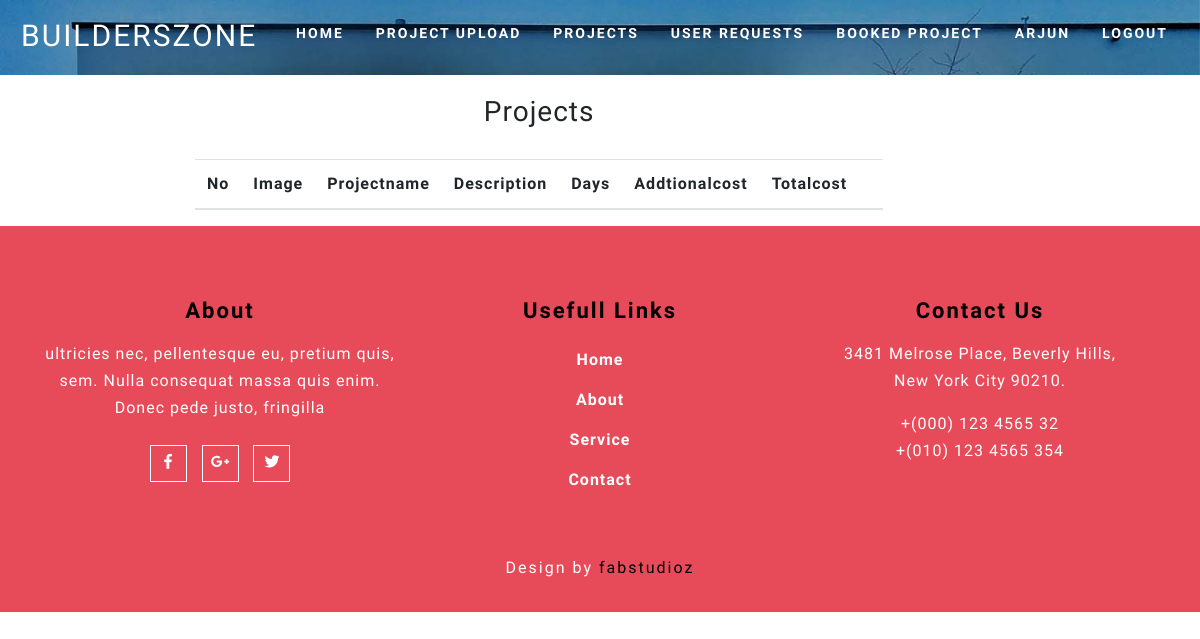
Page /aprojectsview (signed in) on the earlier database version.
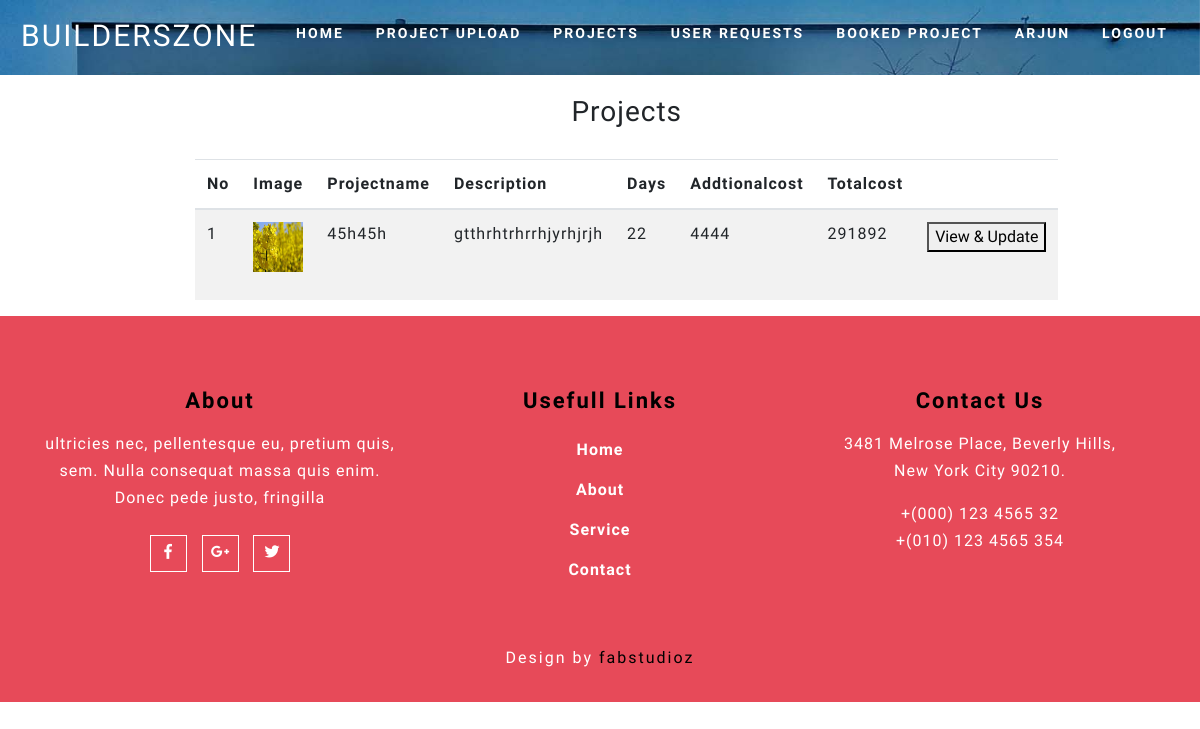
Same page on the later database version.
### builderszone/models.py (models this page shows)
class Project(db.Model):
    id = db.Column(db.Integer, primary_key=True)
    owner = db.Column(db.String(200))
    name = db.Column(db.String(20))
    desc = db.Column(db.String(50))
    numemp = db.Column(db.String(200))
    empcost = db.Column(db.String(200))
    empcost1 = db.Column(db.String(200))
    days = db.Column(db.String(200))
    matcost = db.Column(db.String(200))
    mat1 = db.Column(db.String(200),nullable=False)
    mat2 = db.Column(db.String(200),nullable=False)
    mat3 = db.Column(db.String(200),nullable=False)
    mat4 = db.Column(db.String(200),nullable=False)
    mat5 = db.Column(db.String(200),nullable=False)
    mat6 = db.Column(db.String(200),nullable=False)
    mat7 = db.Column(db.String(200),nullable=False)
    mat8 = db.Column(db.String(200),nullable=False)
    mat9 = db.Column(db.String(200),nullable=False)
    mat10 = db.Column(db.String(200),nullable=False)
    mat1q = db.Column(db.String(200),nullable=False)
    mat2q= db.Column(db.String(200),nullable=False)
    mat3q = db.Column(db.String(200),nullable=False)
    mat4q= db.Column(db.String(200),nullable=False)
    mat5q= db.Column(db.String(200),nullable=False)
    mat6q= db.Column(db.String(200),nullable=False)
    mat7q= db.Column(db.String(200),nullable=False)
    mat8q= db.Column(db.String(200),nullable=False)
    mat9q= db.Column(db.String(200),nullable=False)
    mat10q= db.Column(db.String(200),nullable=False)
    addcost  = db.Column(db.String(200),nullable=False)
    totalcost = db.Column(db.String(20),nullable=False)
    image = db.Column(db.String(20),nullable=False,default= 'default.jpg')

### builderszone/routes.py (the view)
@app.route('/aprojectsview')
def aprojectsview():
    project=Project.query.filter_by(owner=current_user.username).all()
    return render_template("aprojectsview.html",project=project)

### builderszone/models.py (called while the page is built)
@login_manager.user_loader
def load_user(id):
    return Login.query.get(int(id))

### builderszone/templates/aprojectsview.html (shortened to what this page needs)
{%extends 'alayout.html'%}
{% block content %}
<div class="container">
	<div class="row" style="margin-left: 150px;">
		<div class="span5">
            <center><h3 style="margin-top: 20px;">Projects</h3></center>
            <table class="table table-striped table-condensed css-serial" style="margin-top:30px ;">
                  <thead>
                  <tr>
                      <th>No</th>
                      <th>Image</th>
                      <th>Projectname</th>
                      <th>Description</th>
                      <th>Days</th>
                      <th>Addtionalcost</th>
                      <th>Totalcost</th>
                      <th></th>
                  </tr>
              </thead>
              <tbody>
                  {% for pro in project %}
                <tr>
                  <td></td>
                    <td><span class="image-block">
                      <a class="image-zoom" href="static/pics/{{pro.image}}" rel="prettyPhoto[gallery]" style="height: 250px;width: 335px;">
                         <figure>
                            <img src="static/pics/{{pro.image}}" class="img-fluid" alt="" style="height: 50px;width: 50px;">
                         </figure>
                      </a>
                   </span></td>
                    <td>{{pro.name}}</td>
                    <td>{{pro.desc}}</td>
                    <td>{{pro.days}}</td>
                    <td>{{pro.addcost}}</td>
                      <td>{{pro.totalcost}}</td>
                    <td><a href="/aprojectsedit/{{pro.id}}"><button>View & Update</button></a></td>
                </tr>
                {%endfor%}
              </tbody>
            </table>
            </div>
	</div>
</div>
{% endblock %}

Differences in the rows shown:
added Project: image (picture), name "45h45h", desc "gtthrhtrhrrhjyrhjrjh", days "22", addcost "4444", totalcost "291892"
